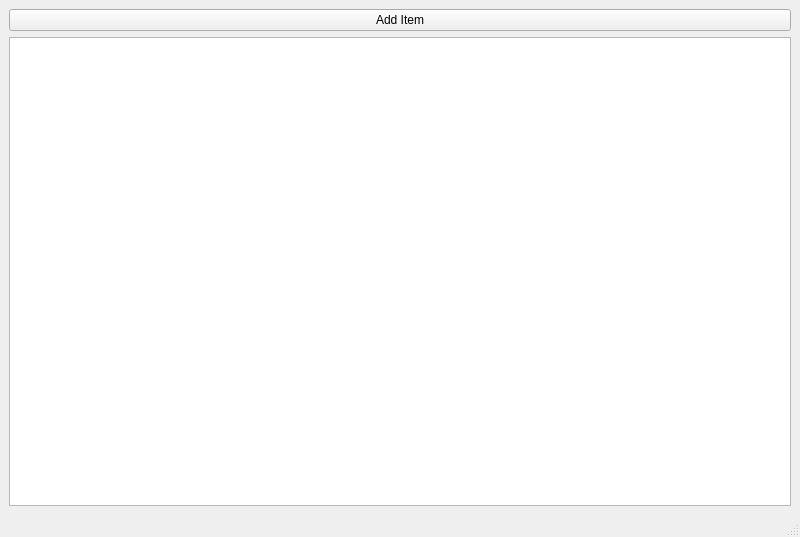
<?xml version="1.0" encoding="UTF-8"?>
<ui version="4.0">
 <class>MainWindow</class>
 <widget class="QMainWindow" name="MainWindow">
  <property name="geometry">
   <rect>
    <x>0</x>
    <y>0</y>
    <width>800</width>
    <height>537</height>
   </rect>
  </property>
  <property name="windowTitle">
   <string>MainWindow</string>
  </property>
  <widget class="QWidget" name="centralwidget">
   <layout class="QVBoxLayout" name="verticalLayout">
    <item>
     <widget class="QPushButton" name="pushButton">
      <property name="text">
       <string>Add Item</string>
      </property>
     </widget>
    </item>
    <item>
     <widget class="QTreeView" name="treeView"/>
    </item>
   </layout>
  </widget>
  <widget class="QMenuBar" name="menubar">
   <property name="geometry">
    <rect>
     <x>0</x>
     <y>0</y>
     <width>800</width>
     <height>21</height>
    </rect>
   </property>
  </widget>
  <widget class="QStatusBar" name="statusbar"/>
 </widget>
 <resources/>
 <connections/>
</ui>
